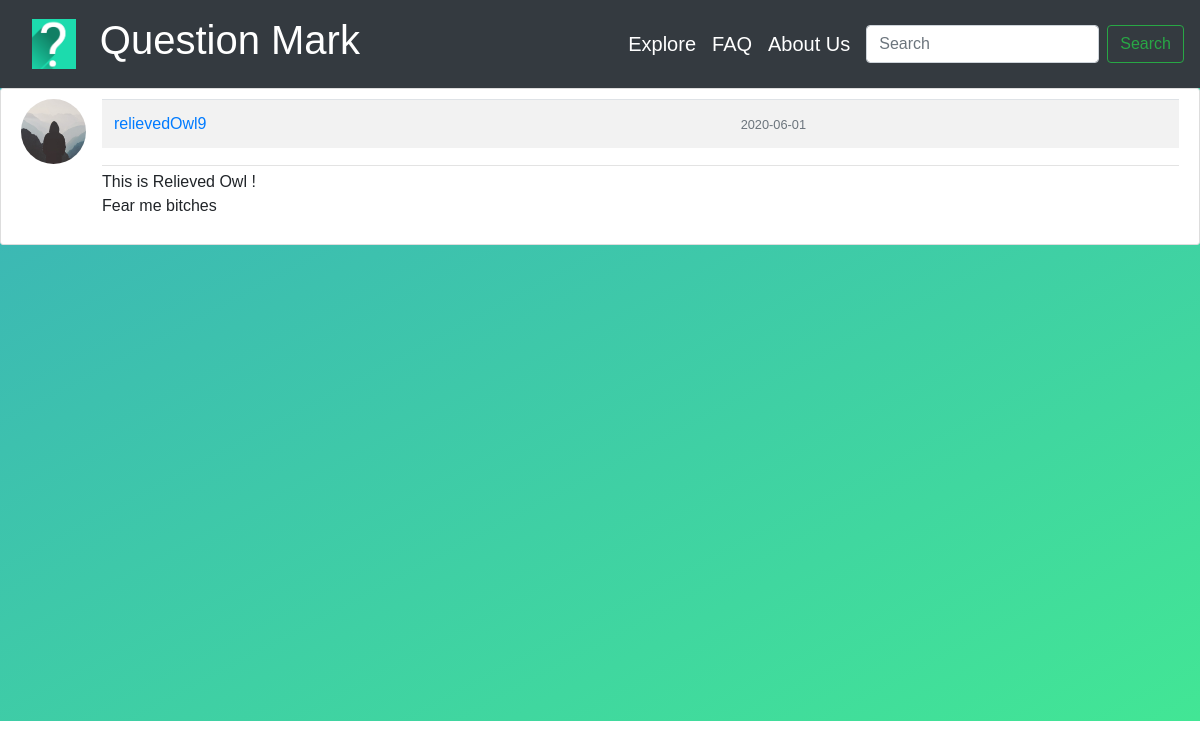
Before: /explore with the older database file.
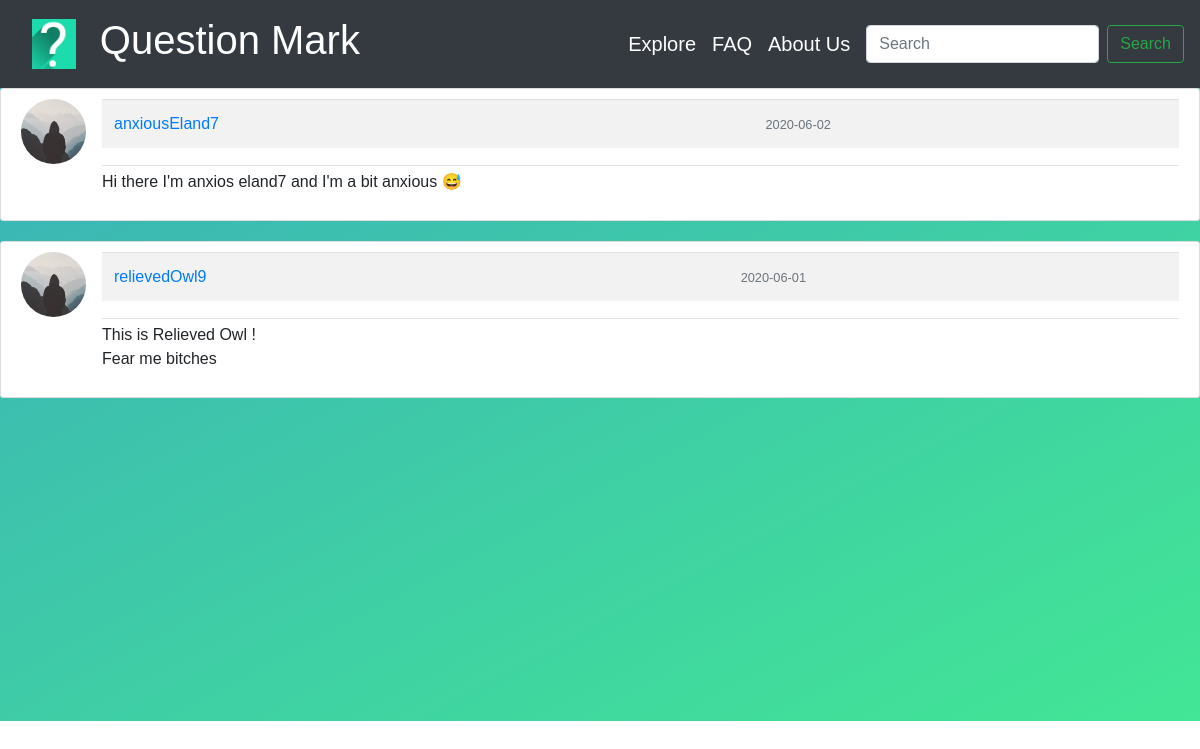
After: the same page with the newer database file.
### Question_Mark/models.py (models this page shows, shortened)
class Questions(db.Model):
    id = db.Column(db.Integer, primary_key=True)
    question = db.Column(db.Text, nullable=False)
    date_posted = db.Column(db.DateTime, nullable=False, default=datetime.utcnow)
    user_id = db.Column(db.Integer, db.ForeignKey('user.id'), nullable=False)

class User(db.Model, UserMixin):
    id = db.Column(db.Integer, primary_key=True)
    first_name = db.Column(db.String(30), unique=False, nullable=False)
    last_name = db.Column(db.String(30), unique=False, nullable=False)
    username = db.Column(db.String(30), unique=True, nullable=False)
    email = db.Column(db.String(120), unique=True, nullable=False)
    image_file = db.Column(db.String(20), nullable=False, default='default.jpg')
    password = db.Column(db.String(60), nullable=False)
    questions = db.relationship('Questions', backref='author', lazy=True)

### Question_Mark/routes.py (the view)
@app.route("/explore", methods=['GET','POST'])
def explore():
    values = Questions.query.order_by(Questions.date_posted.desc())
    return render_template('explore.html', title='Explore', values=values)

### Question_Mark/templates/explore.html
{% extends "layout.html" %}
{% block head %} <link rel="stylesheet" href={{url_for('static', filename='style_questions.css') }}>
{% endblock head %}
{%block content %}
{% for item in values %}
<article class="media content-section-ex">
  <img
    class="rounded-circle article-img"
    src="{{ url_for('static', filename='default.jpg') }}"
  />
  <div class="media-body">
    <div class="article-metadata">
      <table class="table table-striped">
        <tr>
          <td>
            <a
              class="mr-2"
              href="user_posts/{{ item.author.username }}"
              >{{ item.author.username }}</a
            >
          </td>
          <td>
            <small class="text-muted"
              >{{ item.date_posted.strftime('%Y-%m-%d') }}</small
            >
          </td>
        </tr>
      </table>
    </div>
    <p class="article-content">{{ item.question }}</p>
  </div>
</article>
{% endfor %} {% endblock content %}

### Question_Mark/templates/layout.html (shortened to what this page needs)
<!DOCTYPE html>
<html>
<head>
    <link rel="stylesheet" href="https://stackpath.bootstrapcdn.com/bootstrap/4.4.1/css/bootstrap.min.css"
>
    {% block head %}{% endblock head %}
</head>
<body>
    <nav class="navbar navbar-expand-sm bg-dark navbar-dark justify-content-end">
        <a class="nav-link" href={{ url_for("home") }} title="Take a tour of our website!">
            <img id="brand-image" alt="Website Logo" src={{ url_for('static', filename='logo.png') }}></div>
        </a>
        <div class="collapse navbar-collapse flex-grow-0 ml-0 mr-5 mb-auto mt-0" id="navbarSupportedContent">
            <ul class="nav navbar-nav navbar-right">
                <li class="nav-item active">
                    <a class="nav-link" href={{ url_for("home") }} title="Take a tour of our website!">
                        <h1>Question Mark</h1>
                    </a>
                </li>
            </ul>
        </div>
        <div class="collapse navbar-collapse flex-grow-0 ml-auto mr-2 mt-2" id="navbarSupportedContent">
            <ul class="nav navbar-nav navbar-right">
                <li class="nav-item active">
                    <a class="nav-link" href={{ url_for("explore") }} title="Take a tour of our website!">
                        <h5>Explore</h5>
                    </a>
                </li>
                <li class="nav-item active">
                    <a class="nav-link" href={{ url_for("faq") }} title="Got queries? Just ask them here!">
                        <h5>FAQ</h5>
                    </a>
                </li>
                <li class="nav-item active">
                    <a class="nav-link" href={{ url_for("about") }} title="Know more about us!">
                        <h5>About Us</h5>
                    </a>
                </li>
            </ul>
        </div>
        <form class="form-inline">
            <input class="form-control mr-sm-2" type="search" placeholder="Search" aria-label="Search"
                title="Type your question here!">
            <button class="btn btn-outline-success my-2 my-sm-0" type="submit"
                title="Search your question!">Search</button>
        </form>
    </nav>
    <div id="grad">
        {% block content %}
        {% endblock content%}
    </div>
</body>
</html>

### Question_Mark/static/style_questions.css (style rules this page uses)
.content-section-ex { background: #ffffff !important; padding: 10px 20px; border: 1px solid #dddddd; border-radius: 3px; margin-bottom: 20px; }
.article-content { white-space: pre-line; }
.article-img { height: 65px; width: 65px; margin-right: 16px; }
.article-metadata { padding-bottom: 1px; margin-bottom: 4px; border-bottom: 1px solid #e3e3e3 }
#grad { height: 800px; background-color: #ffffff; background-image: linear-gradient(to bottom right, #3bb2b8, #42e695); }

### Question_Mark/templates/layout.html (style rules this page uses)
#grad { height: 633px; background-color: #ffffff; background-image: linear-gradient(to bottom right, #3bb2b8, #42e695); position: relative; }
body { box-sizing: border-box; font-family: sans-serif; }
#brand-image { height: 50px; }

Changed rows visible on the page:
added Questions: author.username "anxiousEland7", date_posted "2020-06-02", question "Hi there I'm anxios eland7 and I'm a bit anxious 😅"
